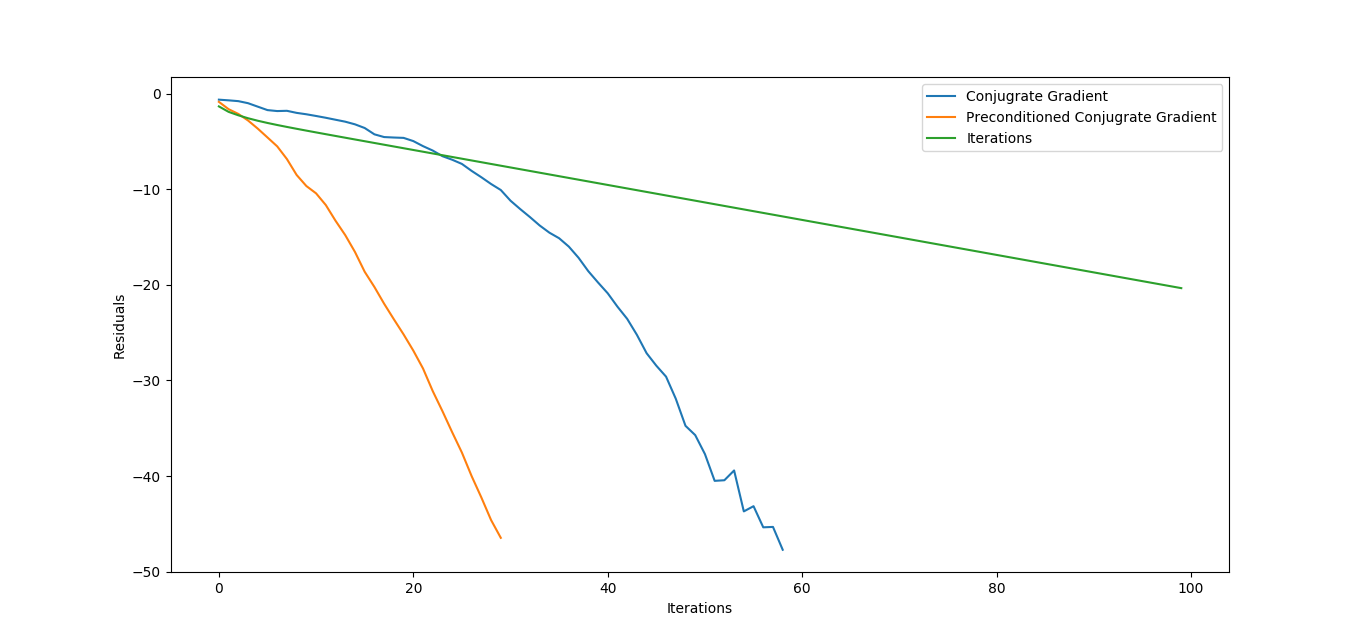

Generate this figure with Python:
import math
from tqdm import tqdm
import numpy as np
from scipy import sparse
from scipy.sparse import linalg
import matplotlib.pyplot as plt

def gridLaplacian(m1, m2):
    def index(i1,i2):
        return i1 + m1*i2
    def degree(i1,i2):
        return (1 if i1 > 0 else 0) + (1 if i1+1 < m1 else 0) \
             + (1 if i2 > 0 else 0) + (1 if i2+1 < m2 else 0)
    L = sparse.dok_matrix((m1*m2, m1*m2))
    for i2 in range(m2):
        for i1 in range(m1):
            i = index(i1,i2)
            L[i,i] = degree(i1,i2)
    for i2 in range(m2):
        for i1 in range(m1-1):
            i = index(i1,  i2)
            j = index(i1+1,i2)
            L[i,j] = -1
            L[j,i] = -1
    for i2 in range(m2-1):
        for i1 in range(m1):
            i = index(i1,i2)
            j = index(i1,i2+1)
            L[i,j] = -1
            L[j,i] = -1
    return L

def incompleteCholesky(A):
    a = A.copy()
    n=a.shape[0]
    for k in (range(n)):
        a[k,k] = math.sqrt(a[k,k])
        for i in range ((k+1),n):
            if (a[i,k]!=0):
                a[i,k] = a[i,k]/a[k,k]
        for i in range((k+1),n):
            if(a[i,k]==0):
                pass
            for j in (a[k+1:,k+1:].getrow(i-k-1).nonzero()[1]):
                if(a[k,k+1+j] == 0):
                    pass
                a[i,k+1+j] -= a[i,k]*a[k,k+1+j]/a[k,k]
    return sparse.triu(a.T)

def conjugateGradient(A, b, tolerance):
    r1=b.copy()
    p=r1.copy()
    x=np.zeros((b.shape))
    lst=[]
    while(True):
        alpha=(r1.T.dot(r1))/((p.T.dot(A.toarray())).dot(p))
        x = x+alpha *(p)
        r2=r1-alpha*A.dot(p)
        beta=(r2.T.dot(r2))/(r1.T.dot(r1))
        lst.append(np.linalg.norm(r2)/ np.linalg.norm(b))
        p=r2+beta*p
        r1=r2
        
        if (np.linalg.norm(r2)/ np.linalg.norm(b)<tolerance):
            break
    return(x,lst)

def preconditionedConjugateGradient(A, b, r, tolerance):
    r_inv=sparse.linalg.inv(r)
    (x,y)=conjugateGradient((r_inv.T.dot(A)).dot(r_inv), (r_inv.T).dot(b), tolerance)
    ans=sparse.linalg.spsolve_triangular(r, x,lower=False)
    return (ans,y)

def icIteration(A, b, R, x):
    M=R.T.dot(R)
    N=M-A
    z=N.dot(x)+b
    y=sparse.linalg.spsolve_triangular(R.T.tocsr(), z,lower=True)
    ans=sparse.linalg.spsolve_triangular(R.tocsr(), y,lower=False)
    return ans

m1 = 10
m2 = 10
L = gridLaplacian(m1,m2)
A = L + 20*sparse.eye(m1*m2)/(m1**2 + m2**2)
# b = np.ones((100,1))
b = np.random.randn(A.shape[1])
# A = sparse.dok_matrix([[3.0,0,-1,-1,0,-1],[0,2,0,-1,0,0],[-1,0,3,0,-1,0],[-1,-1,0,2,0,-1],[0,0,-1,0,3,-1],[-1,0,0,-1,-1,4]],dtype=np.float32)
# R = incompleteCholesky(A)
# b = np.ones(A.shape[1])
# print(R.toarray())
# st = time.time()
R = incompleteCholesky(A)
# print(time.time()-st)
# print(R)
# SOL = all 1
x0 = np.zeros(A.shape[1],dtype=float)
# st = time.time()
x1 = icIteration(A,b,R,x0)
# print(time.time()-st)

iterNorms = []
x = np.zeros(A.shape[1],dtype=float)
# while True:
for i in range(A.shape[0]):
    if((np.linalg.norm(A@x-b,ord=2)/np.linalg.norm(b,ord=2)) < 1e-15):
        break
    x = icIteration(A,b,R,x)
    iterNorms.append(np.linalg.norm(A@x-b,ord=2)/np.linalg.norm(b,ord=2))
# # print(iterNorms)
# # print(x1)
# st = time.time()
x1,norms1 = conjugateGradient(A,b,1e-20)
# print(time.time()-st)
# st = time.time()
x2,norms2 = preconditionedConjugateGradient(A,b,R,1e-20)
# print(time.time()-st)
print(len(norms1))
print(len(norms2))
print(len(iterNorms))

plt.figure()
plt.plot(range(len(norms1)),np.log(norms1),label="Conjugrate Gradient")
plt.plot(range(len(norms2)),np.log(norms2),label="Preconditioned Conjugrate Gradient")
plt.plot(range(len(iterNorms)),np.log(iterNorms),label="Iterations")
plt.legend()
plt.xlabel("Iterations")
plt.ylabel("Residuals")
plt.show()
